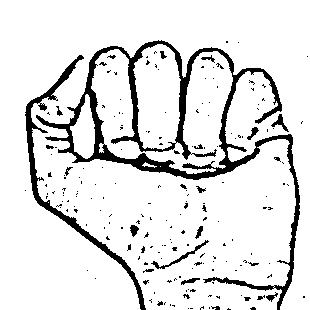
#> input picture data/raw/asl-dataset/A/605.jpg, 310 x 310 px; its folder holds 3 pictures in this run
$ jupyter execute --allow-errors preprocess_data.ipynb
#> lines starting #> are read from the running program, lines starting #| are printed output that depends on the picture
[cell 1]
import os
import pandas as pd
import cv2
import numpy as np
from tqdm import tqdm
import matplotlib.pyplot as plt
import seaborn as sns

from sklearn.preprocessing import LabelEncoder, StandardScaler
from sklearn.decomposition import PCA
from sklearn.cluster import KMeans
from sklearn.model_selection import train_test_split
from sklearn.metrics import silhouette_score, adjusted_rand_score, normalized_mutual_info_score
from mpl_toolkits.mplot3d import Axes3D
from scipy.spatial import ConvexHull

[cell 2]
asl_dataset_thresholded = '../data/raw/asl-dataset/'

asl_dataset_grayscaled = '../data/raw/asl-dataset-gray/'

[cell 3]
def get_data(path):
#> called with path = '../data/raw/asl-dataset/'
    image_paths = []
    labels = []

    for label in os.listdir(path):
        label_path = os.path.join(path, label) + '/'
        if os.path.isdir(label_path):
            for img_file in os.listdir(label_path):
                image_paths.append(os.path.join(label_path, img_file))
                labels.append(label)
#> pass 2 of the loop in get_data, `for label in os.listdir(path):`:

    df = pd.DataFrame({"image_path": image_paths, "label": labels})
    return df

[cell 4]
thresholded_df_path = get_data(asl_dataset_thresholded)

#> (the rest of this cell did not finish here and is left out)


[cell 5]
image_paths = thresholded_df_path["image_path"].values

#> (the rest of this cell did not finish here and is left out)

[cell 6]
def process_images(df, img_size=None):
#> called with img_size = 64
    image_paths = df["image_path"].values
    labels = df["label"].values
    num_images = len(image_paths)

    if img_size is None:
        first_img = cv2.imread(image_paths[0], cv2.IMREAD_GRAYSCALE)
        height, width = first_img.shape
        vector_size = height * width
    else:
        vector_size = img_size * img_size

    image_data = np.zeros((num_images, vector_size), dtype=np.uint8)

    for i, path in tqdm(enumerate(image_paths), total=num_images, desc="Processing Images"):
        img = cv2.imread(path, cv2.IMREAD_GRAYSCALE)
#> img is the input picture: shape (310, 310); min 0, max 255, mean 226.3
        if img is not None:
            if img_size is not None:
                img = cv2.resize(img, (img_size, img_size))
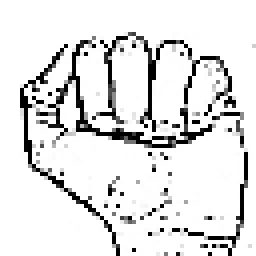
#> img: shape (64, 64) (shown 4 times larger); min 0, max 255, mean 225.9

            image_data[i, :] = img.flatten()
#> pass 2 of the loop in process_images, `for i, path in tqdm(enumerate(image_paths), total=num_images, desc="Pr..`:
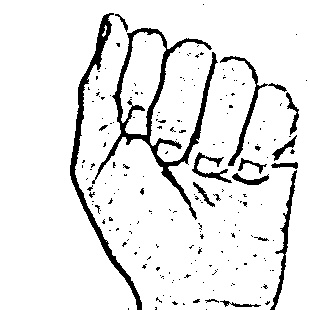
#> input picture data/raw/asl-dataset/A/91.jpg, 310 x 310 px
#> in process_images, img is the input picture: shape (310, 310); min 0, max 255, mean 232.5
#> in process_images, `img = cv2.resize(img, (img_size, img_size))`:
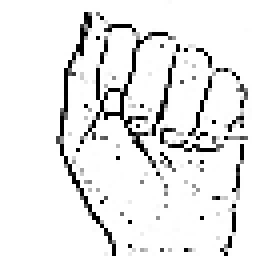
#> img: shape (64, 64) (shown 4 times larger); min 0, max 255, mean 233.2
#> pass 3 of the loop in process_images, `for i, path in tqdm(enumerate(image_paths), total=num_images, desc="Pr..`:
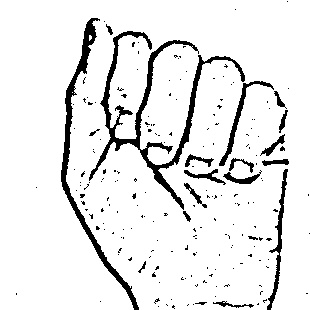
#> input picture data/raw/asl-dataset/A/98.jpg, 310 x 310 px
#> in process_images, img is the input picture: shape (310, 310); min 0, max 255, mean 233
#> in process_images, `img = cv2.resize(img, (img_size, img_size))`:
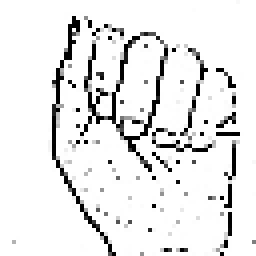
#> img: shape (64, 64) (shown 4 times larger); min 0, max 255, mean 233
#> the loop made 4 passes; the first 3 are shown

    df_pixels = pd.DataFrame(image_data, columns=[f"p{i}" for i in range(vector_size)])
#> df_pixels = table of 4 rows and 4096 columns

    df_pixels["label"] = labels

    le = LabelEncoder()
    df_pixels["encoded_label"] = le.fit_transform(labels)

    return df_pixels

#> (a cell that did not finish here is left out)

#> (a cell that did not finish here is left out)

[cell 9]
print("\nPhân bố nhãn:")
#> (the rest of this cell did not finish here and is left out)

**Image size 64**

[cell 10]
thresholded_size64 = process_images(thresholded_df_path, img_size=64)
#> thresholded_size64 = table of 4 rows and 4098 columns

#> (the rest of this cell did not finish here and is left out)

[cell 11]
scaler = StandardScaler()

numeric_columns = thresholded_size64.columns[:-2]
thresholded_numeric = thresholded_size64[numeric_columns]
#> thresholded_numeric = table of 4 rows and 4096 columns

thresholded_scaler = pd.DataFrame(
    scaler.fit_transform(thresholded_numeric),
    columns=numeric_columns
)
#> thresholded_scaler = table of 4 rows and 4096 columns

thresholded_scaler['label'] = thresholded_size64['label']
thresholded_scaler['encoded_label'] = thresholded_size64['encoded_label']

#> (the rest of this cell did not finish here and is left out)
